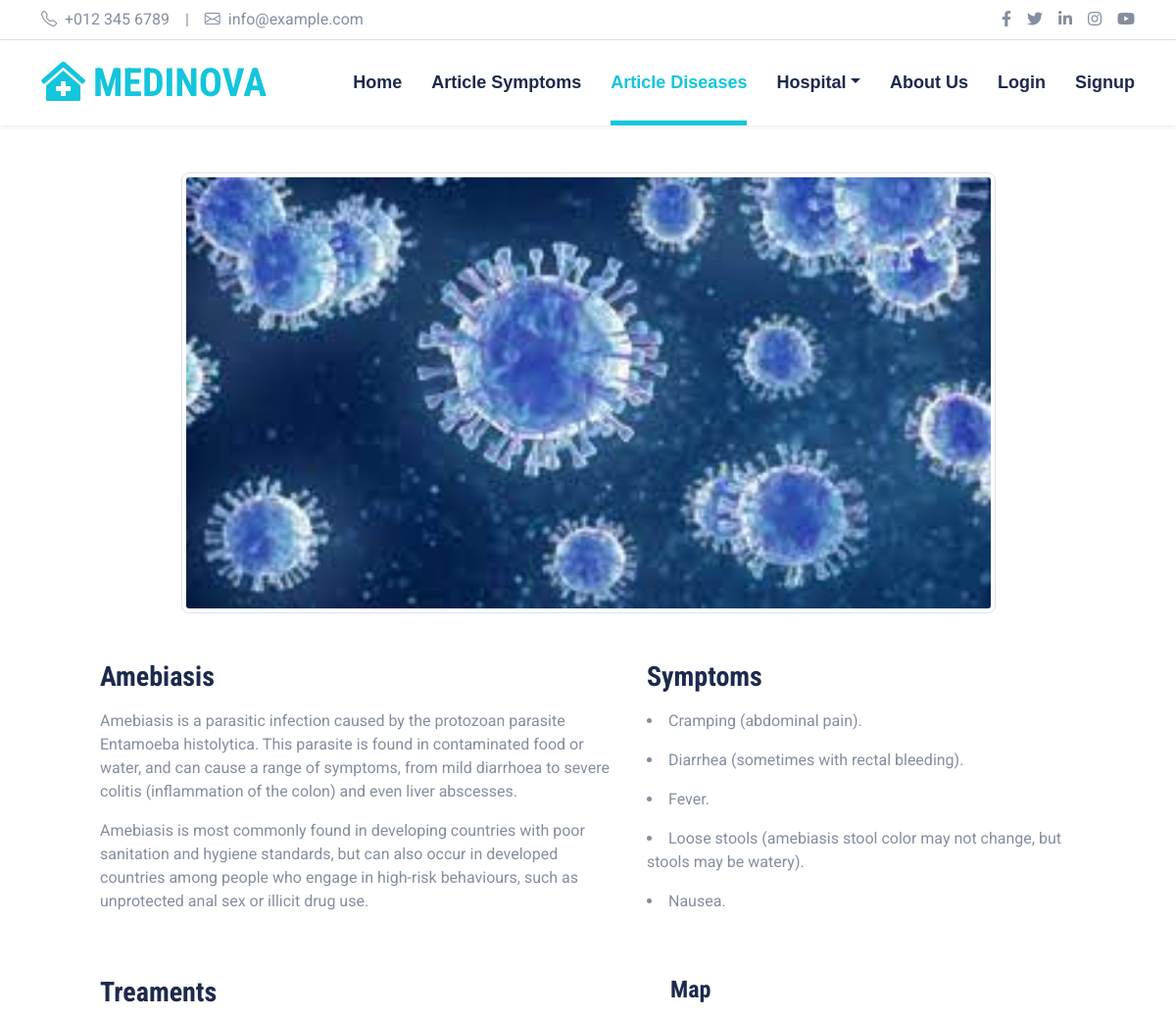
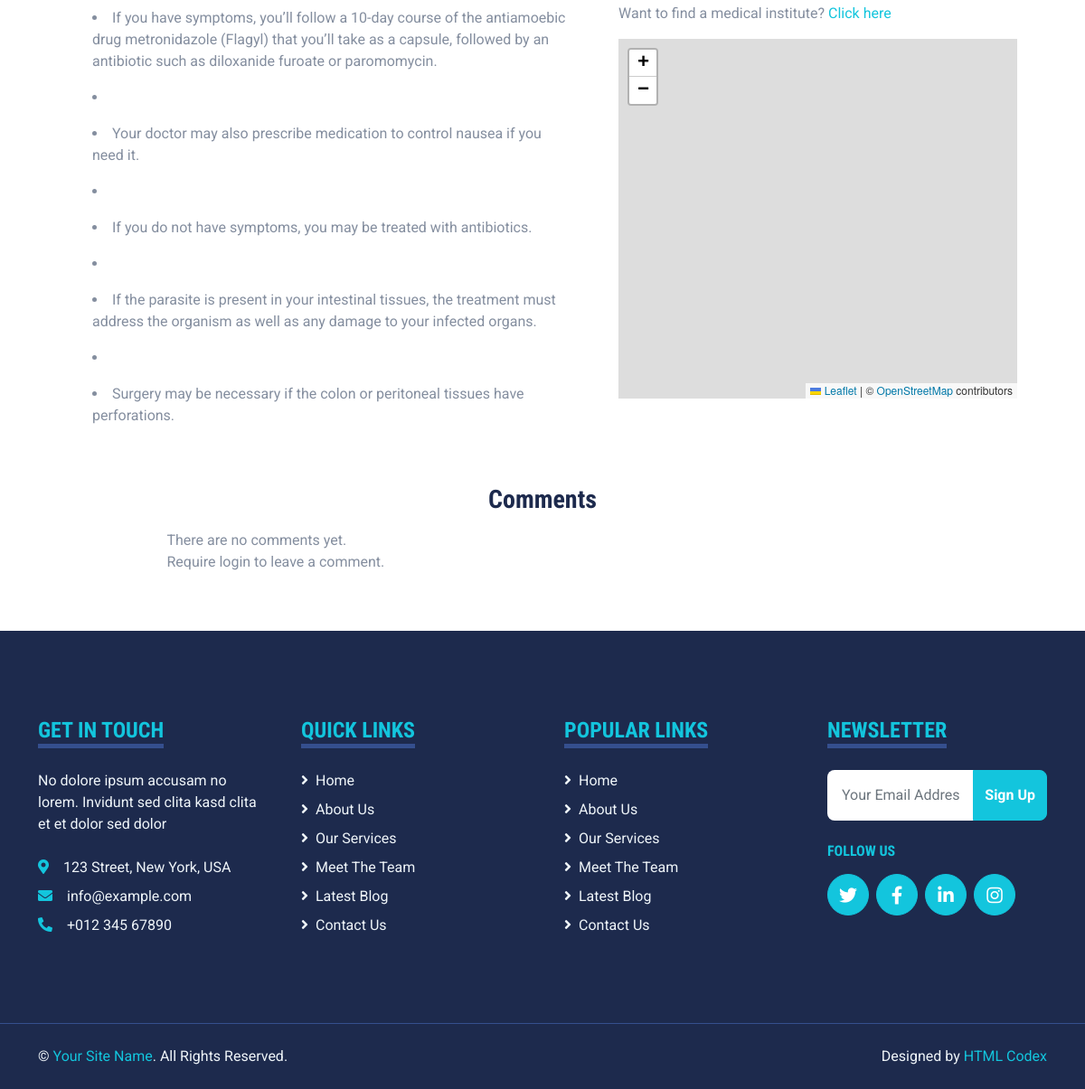
Page /Diseases1.php?DiseaseId=14 on the committed database (2 pictures, top to bottom).
### tables this page shows
CREATE TABLE `diseases` (
  `disease_id` int(11) NOT NULL,
  `user_id` int(11) NOT NULL,
  `disease_name` varchar(100) NOT NULL,
  `description` longtext NOT NULL,
  `symptoms` longtext NOT NULL,
  `treatment` longtext NOT NULL,
  `disease_image` longblob DEFAULT NULL,
  `upload_time` timestamp NOT NULL DEFAULT current_timestamp() ON UPDATE current_timestamp()
);

### Diseases1.php (the view, shortened to what the rows shown need)
<?php
	require("connect.php");
?>
<!DOCTYPE html>
<html lang="en">
<head>
    <link href="https://cdnjs.cloudflare.com/ajax/libs/font-awesome/5.15.0/css/all.min.css" rel="stylesheet">
    <link href="https://cdn.jsdelivr.net/npm/bootstrap-icons@1.4.1/font/bootstrap-icons.css" rel="stylesheet">
    <link href="lib/owlcarousel/assets/owl.carousel.min.css" rel="stylesheet">
    <link href="lib/tempusdominus/css/tempusdominus-bootstrap-4.min.css" rel="stylesheet" />
    <link href="css/bootstrap.min.css" rel="stylesheet">
    <link href="css/style.css" rel="stylesheet">
     <link rel="stylesheet" href="https://unpkg.com/leaflet/dist/leaflet.css" />
</head>
<body>
    <div class="container-fluid sticky-top bg-white shadow-sm">
        <div class="container">
            <nav class="navbar navbar-expand-lg bg-white navbar-light py-3 py-lg-0">
                <a href="Home.php" class="navbar-brand">
                    <h1 class="m-0 text-uppercase text-primary"><i class="fa fa-clinic-medical me-2"></i>Medinova</h1>
                </a>
            </nav>
        </div>
    </div>
    <?php
       if(isset($_GET['DiseaseId'])){
            $disease_id = $_GET["DiseaseId"];
            $sql = "SELECT * FROM diseases WHERE disease_id='$disease_id'";
            $result = $mysqli->query($sql);
            $row = mysqli_fetch_assoc($result);
            echo "<div class='container my-5'>";
            echo "<div class='row'>";
            echo "<div class='col-md-9 mx-auto'>";
            if ($row['disease_image']) {
                echo '<img src="' . $row['disease_image'] . '" class="img-thumbnail text-center" id="disease-img" style="width: 900px; height: 450px;"/>';
            } else {
                echo '<img src="img/default-image.jpg" class="img-thumbnail" id="disease-img" style="width: 500px; height=450px;"/>';
            }
            echo "</div>";
            echo "</div>";
            echo "<div class='row my-5 mx-5 col-12'>";
            echo "<div class='col-md-6'>";
            echo "<h3 id='disease-name' class='mb-3'>" . $row['disease_name'] . "</h5>";
            echo '<div id="disease-description" contentEditable="false" style="white-space: pre-wrap;" class="col-md-12">';
            $descriptions = explode("\n",htmlspecialchars_decode($row["description"]));
            foreach ($descriptions as $description) {
                echo '<p class="mb-3">' . $description . '</p>';
            }
            echo '</div>';
            echo '</div>';
            echo "<div class='col-md-5'>";
            echo "<h3 class='mb-3'> Symptoms </h3>";
            echo '<div id="disease-symptoms" contentEditable="false"  class="col-md-12">';
            $symptoms = explode("\n",htmlspecialchars_decode($row["symptoms"]));
            foreach ($symptoms as $symptom) {
                echo '<li class="mb-3">' . $symptom . '</li>';
            }
            echo '</div>';
            echo '</div>';
            echo '</div>';
            echo "<div class='row my-5 mx-5 col-12'>";
            echo "<div class='col-md-6'>";
            echo "<h3 class='mb-3'> Treaments </h3>";
            echo '<div id="disease-treatment" contentEditable="false" class="col-md-12">';
            $treatments = explode("\n",htmlspecialchars_decode($row["treatment"]));
            foreach ($treatments as $treatment) {
                echo '<li class="mb-3">' . $treatment . '</li>';
            }
            echo '</div>';
            echo '</div>';
            echo '<div class="col-md-5 ms-4">';
            echo "<h4 class='mb-3'> Map </h4>";
            echo '<p>Want to find a medical institute? <a href="#" onclick="getLocationAndRedirect(event)">Click here</a></p>';
            echo '<div id="map" class="w-100 h-75 align-items-sm-center">';
            echo '</div>';
            echo '</div>';
            echo '</div>';
            echo '</div>';
            echo '<div class="container mt-5">';
            echo '<div class="row">';
            echo '<div class="col-md-9 mx-auto">';
            echo '<h3 class="mb-3 text-sm-center"> Comments </h3>';
            $sql1 = "SELECT c.*, u.name FROM comments c JOIN users u ON c.user_id = u.user_id WHERE c.disease_id = $disease_id ORDER BY c.comment_timestamp DESC";
            $result1 = $mysqli->query($sql1);
            if(!$result1){
                echo "Error retrieving comments from database: " . mysqli_error($mysqli);
            }else{
                if($result1->num_rows > 0){
                    while ($rows = mysqli_fetch_assoc($result1)) {
                        $comment = $rows['comment_content'];
                        $timestamp = $rows['comment_timestamp'];
                        $name = $rows['name'];
                        $comment_id = $rows['comment_id'];
                        echo '<div class="card mb-3" id="comment-container">';
                        echo '<div class="card-body">';
                        echo '<div class="row">';
                        echo '<div class="col">';
                        echo '<h5 class="card-title">' . $name . '</h5>';
                        echo '<p class="card-text">' . $comment . '</p>';
                        echo '<p class="card-text"><small class="text-muted">' . $timestamp . '</small></p>';
                        echo '</div>';
                        echo '</div>';
                        echo '</div>';
                        echo '<div class="row">';
                        echo '<div class="col">';
                        echo '<div class="card">';
                        echo '<div class="card-body">';
                        echo '<h6 class="card-subtitle mb-2 text-muted">Replies</h6>';
                        $sql2 = "SELECT r.*, u.name, u.role FROM replies r JOIN users u ON r.user_id = u.user_id WHERE r.comment_id = $comment_id ORDER BY r.reply_timestamp ASC";
                        $result2 = $mysqli->query($sql2);
                        if($result2->num_rows > 0){
                            $count=1;
                            while($row = mysqli_fetch_assoc($result2)){
                                $reply = $row['reply_content'];
                                $timestamp = $row['reply_timestamp'];
                                $name = $row['name'];
                                $role = $row['role'];
                                echo '<div class="mb-3">';
                                echo '<p class="card-text">' . $reply . '</p>';
                                if($role=='doctor'){
                                     echo '<p class="card-text"><small class="text-muted">' . $timestamp . ' by ' . $name . ' <i class="fas fa-user-md"></i></small></p>';
                                }else{
                                     echo '<p class="card-text"><small class="text-muted">' . $timestamp . ' by ' . $name . '</small></p>';
                                }
                                echo '</div>';
                                if($count != $result2->num_rows){
                                    echo '<hr>';
                                }
                                $count++;
                            }
                        }
                        echo '</div>';
                        echo '</div>';
                        echo '</div>';
                        if(isset($_SESSION['userid'])){
                            $user_id = $_SESSION['userid'];
                            echo '<div class="justify-content-center">';
                            echo '<div class="row">';
                            echo '<div class="col">';
                            echo '<div class="card">';
                            echo '<div class="card-body">';
                            echo '<form method="POST" action="ReplyComment.php" id="reply-form">';
                            echo '<div class="mb-3">';
                            echo '<label for="reply" class="form-label">Reply</label>';
                            echo '<textarea class="form-control" id="reply" name="reply" rows="1" required></textarea>';
                            echo '</div>';
                            echo '<input type="hidden" name="comment_id" value="' . $comment_id . '">';
                            echo '<input type="hidden" name="user_id" value="' . $user_id . '">';
                            echo '<input type="hidden" name="disease_id" value="' . $disease_id . '">';
                            echo '<input type="submit" class="btn btn-primary" value="Submit">';
                            echo '</form>';
                            echo '</div>';
                            echo '</div>';
                            echo '</div>';
                            echo '</div>';
                            echo '</div>';
                        }
                        echo '</div>';
                        echo '</div>';
                    }
                } else {
                    echo "There are no comments yet.";
                }
                if(isset($_SESSION['userid'])){
                    $user_id = $_SESSION['userid'];
                    echo '<form method="post" action="InsertComment.php" id="comment-form">' ;
                    echo '<input type="hidden" name="user_id" value="'. $user_id .'">';
                    echo '<input type="hidden" name="disease_id" value="'. $disease_id .'">';
                    echo '<div class="mb-3">';
                    echo '<label for="comment" class="form-label">Comment</label>';
                    echo '<textarea class="form-control" id="comment" name="comment" required></textarea>';
                    echo '</div>';
                    echo '<button type="submit" class="btn btn-primary">Submit</button>';
                    echo '</form>';
                }else{
                    echo '<p>Require login to leave a comment.</p>';
                }
            }
            echo '</div>';
            echo '</div>';
            echo '</div>';
        }
        ?>
</body>
</html>

### rows in the picture
diseases: disease_image (picture), disease_name "Amebiasis", description "Amebiasis is a parasitic infection caused by the protozoan parasite Entamoeba histolytica. This parasite is found in contaminated food or water, and can cause a range of symptoms, from mild diarrhoea to severe colitis (inflammation of the colon) and even liver abscesses.", description "Amebiasis is most commonly found in developing countries with poor sanitation and hygiene standards, but can also occur in developed countries among people who engage in high-risk behaviours, such as unprotected anal sex or illicit drug use.", symptoms "Cramping (abdominal pain).", symptoms "Diarrhea (sometimes with rectal bleeding).", symptoms "Fever.", symptoms "Loose stools (amebiasis stool color may not change, but stools may be watery).", symptoms "Nausea.", treatment "If you have symptoms, you’ll follow a 10-day course of the antiamoebic drug metronidazole (Flagyl) that you’ll take as a capsule, followed by an antibiotic such as diloxanide furoate or paromomycin.", treatment "Your doctor may also prescribe medication to control nausea if you need it.", treatment "If you do not have symptoms, you may be treated with antibiotics.", treatment "If the parasite is present in your intestinal tissues, the treatment must address the organism as well as any damage to your infected organs.", treatment "Surgery may be necessary if the colon or peritoneal tissues have perforations."
